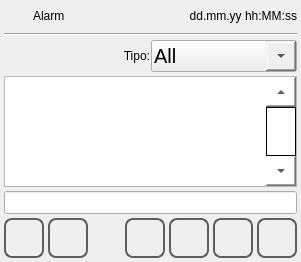
<?xml version="1.0" encoding="UTF-8"?>
<ui version="4.0">
 <class>alarms</class>
 <widget class="QWidget" name="alarms">
  <property name="geometry">
   <rect>
    <x>0</x>
    <y>0</y>
    <width>301</width>
    <height>262</height>
   </rect>
  </property>
  <property name="sizePolicy">
   <sizepolicy hsizetype="Preferred" vsizetype="Preferred">
    <horstretch>0</horstretch>
    <verstretch>0</verstretch>
   </sizepolicy>
  </property>
  <property name="minimumSize">
   <size>
    <width>0</width>
    <height>0</height>
   </size>
  </property>
  <property name="windowTitle">
   <string>alarms</string>
  </property>
  <property name="styleSheet">
   <string notr="true"/>
  </property>
  <layout class="QVBoxLayout" name="verticalLayout">
   <property name="spacing">
    <number>4</number>
   </property>
   <property name="margin">
    <number>4</number>
   </property>
   <item>
    <layout class="QHBoxLayout" name="horizontalLayout">
     <property name="sizeConstraint">
      <enum>QLayout::SetMinimumSize</enum>
     </property>
     <item>
      <widget class="QLabel" name="labelIcon">
       <property name="minimumSize">
        <size>
         <width>25</width>
         <height>25</height>
        </size>
       </property>
       <property name="maximumSize">
        <size>
         <width>25</width>
         <height>25</height>
        </size>
       </property>
       <property name="focusPolicy">
        <enum>Qt::NoFocus</enum>
       </property>
       <property name="styleSheet">
        <string notr="true">border-image: url(:/libicons/img/Error.png);</string>
       </property>
       <property name="text">
        <string/>
       </property>
      </widget>
     </item>
     <item>
      <widget class="QLabel" name="labelTitle">
       <property name="sizePolicy">
        <sizepolicy hsizetype="Preferred" vsizetype="Fixed">
         <horstretch>0</horstretch>
         <verstretch>0</verstretch>
        </sizepolicy>
       </property>
       <property name="focusPolicy">
        <enum>Qt::NoFocus</enum>
       </property>
       <property name="text">
        <string>Alarm</string>
       </property>
      </widget>
     </item>
     <item>
      <widget class="QLabel" name="labelUserName">
       <property name="text">
        <string/>
       </property>
      </widget>
     </item>
     <item>
      <widget class="QLabel" name="labelDataOra">
       <property name="sizePolicy">
        <sizepolicy hsizetype="Preferred" vsizetype="Fixed">
         <horstretch>0</horstretch>
         <verstretch>0</verstretch>
        </sizepolicy>
       </property>
       <property name="focusPolicy">
        <enum>Qt::NoFocus</enum>
       </property>
       <property name="text">
        <string>dd.mm.yy hh:MM:ss</string>
       </property>
       <property name="alignment">
        <set>Qt::AlignRight|Qt::AlignTrailing|Qt::AlignVCenter</set>
       </property>
      </widget>
     </item>
    </layout>
   </item>
   <item>
    <widget class="Line" name="line">
     <property name="focusPolicy">
      <enum>Qt::NoFocus</enum>
     </property>
     <property name="orientation">
      <enum>Qt::Horizontal</enum>
     </property>
    </widget>
   </item>
   <item>
    <layout class="QHBoxLayout" name="horizontalLayout_4">
     <property name="spacing">
      <number>1</number>
     </property>
     <item>
      <widget class="QLabel" name="labelType">
       <property name="focusPolicy">
        <enum>Qt::NoFocus</enum>
       </property>
       <property name="text">
        <string>Tipo:</string>
       </property>
       <property name="alignment">
        <set>Qt::AlignRight|Qt::AlignTrailing|Qt::AlignVCenter</set>
       </property>
      </widget>
     </item>
     <item>
      <widget class="QComboBox" name="comboBoxType">
       <property name="focusPolicy">
        <enum>Qt::NoFocus</enum>
       </property>
       <property name="styleSheet">
        <string notr="true">/* Combobox item */
QAbstractItemView {
	/* padding of each item (top,right,bottom,left) */
	padding: 2 0 2 0;
	font-size: 14px;
}

/* Sets up scrollbar size, border, color */
QScrollBar:vertical {
	width: 30px;
	/* margin sets up how far the handle can travel (top,right,bottom,left) */
	margin: 30px 0px 30px 0px;
}

/* Sets up the color and height of handle (cursor) */
QScrollBar::handle:vertical {
	min-height:30px;
}

/* bottom button (set height at 0px to remove)*/
QScrollBar::add-line:vertical {
	height: 30px;
	subcontrol-position: bottom;
	subcontrol-origin: margin;
}

/* top button (set height at 0px to remove)*/
QScrollBar::sub-line:vertical {
	height: 30px;
	subcontrol-position: top;
	subcontrol-origin: margin;
	background-color: rgb(0, 255, 0);
}

/* need this to get rid of crosshatching on scrollbar background */
QScrollBar::add-page:vertical, QScrollBar::sub-page:vertical {
	background: none;
}

/* Combobox main item */
QComboBox {
	padding-left: 2px;
	font-size: 20px;
	min-height: 30px;
}

/* drop down button */
QComboBox::drop-down {
	min-width: 30px;
}
</string>
       </property>
       <item>
        <property name="text">
         <string>All</string>
        </property>
       </item>
       <item>
        <property name="text">
         <string>Alarm</string>
        </property>
       </item>
       <item>
        <property name="text">
         <string>Event</string>
        </property>
       </item>
      </widget>
     </item>
    </layout>
   </item>
   <item>
    <widget class="QListWidget" name="listWidget">
     <property name="font">
      <font>
       <family>DejaVu Sans Mono</family>
       <pointsize>16</pointsize>
       <weight>50</weight>
       <italic>false</italic>
       <bold>false</bold>
      </font>
     </property>
     <property name="focusPolicy">
      <enum>Qt::NoFocus</enum>
     </property>
     <property name="styleSheet">
      <string notr="true">QListWidget
{
        font: 16pt &quot;DejaVu Sans Mono&quot;;
}
QScrollBar:vertical
{
        border-top: 30px solid #999999;
        border-bottom: 30px solid #999999;
        background:white;
        width:30px;    
        margin: 0px 0px 0px 0px;
}
QScrollBar::handle:vertical 
{
        border: 1px solid black;
	    background: rgb(255, 255, 255);
        min-height: 10px;
}
QScrollBar::add-line:vertical
{
        height: 30px;
	    background: rgb(255, 255, 255);
        subcontrol-position: bottom;
        subcontrol-origin: margin;
	image: url(:/libicons/img/Down.png);
}
QScrollBar::sub-line:vertical 
{
       height: 30px;
	    background: rgb(255, 255, 255);
        subcontrol-position: top;
	    subcontrol-origin: margin;
	image: url(:/libicons/img/Up.png);
}

QScrollBar:horizontal
{
        border-left: 30px solid #999999;
        border-right: 30px solid #999999;
        background:white;
        height:30px;    
        margin: 0px 0px 0px 0px;
}
QScrollBar::handle:horizontal 
{
        border: 1px solid black;
	    background: rgb(255, 255, 255);
        min-width: 10px;
}
QScrollBar::add-line:horizontal
{
        width: 30px;
	    background: rgb(255, 255, 255);
        subcontrol-position: left;
        subcontrol-origin: margin;
	image: url(:/icons/img/left.png);
}
QScrollBar::sub-line:horizontal 
{
       width: 30px;
	    background: rgb(255, 255, 255);
        subcontrol-position: right;
	    subcontrol-origin: margin;
	image: url(:/icons/img/right.png);
}</string>
     </property>
     <property name="verticalScrollBarPolicy">
      <enum>Qt::ScrollBarAlwaysOn</enum>
     </property>
     <property name="horizontalScrollBarPolicy">
      <enum>Qt::ScrollBarAsNeeded</enum>
     </property>
     <property name="alternatingRowColors">
      <bool>true</bool>
     </property>
    </widget>
   </item>
   <item>
    <widget class="QLineEdit" name="lineEditStatus">
     <property name="font">
      <font>
       <family>DejaVu Sans Mono</family>
      </font>
     </property>
     <property name="focusPolicy">
      <enum>Qt::NoFocus</enum>
     </property>
    </widget>
   </item>
   <item>
    <layout class="QHBoxLayout" name="horizontalLayout_2">
     <property name="spacing">
      <number>4</number>
     </property>
     <item>
      <widget class="QPushButton" name="pushButtonHome">
       <property name="sizePolicy">
        <sizepolicy hsizetype="Minimum" vsizetype="Fixed">
         <horstretch>60</horstretch>
         <verstretch>60</verstretch>
        </sizepolicy>
       </property>
       <property name="minimumSize">
        <size>
         <width>40</width>
         <height>40</height>
        </size>
       </property>
       <property name="maximumSize">
        <size>
         <width>40</width>
         <height>40</height>
        </size>
       </property>
       <property name="focusPolicy">
        <enum>Qt::NoFocus</enum>
       </property>
       <property name="styleSheet">
        <string notr="true">QPushButton
{
border: 2px solid  rgb(94, 94, 94);
border-radius: 8px;
qproperty-icon: url(:/libicons/img/Home.png);
qproperty-iconSize: 24px 24px;
qproperty-focusPolicy: NoFocus;
}
QPushButton:pressed
{
border: 2px solid  rgb(194, 194, 194);
background-color:  rgb(255, 255, 127);
}
QPushButton:disabled
{
border: 2px solid  rgb(194, 194, 194);
}
</string>
       </property>
       <property name="text">
        <string/>
       </property>
      </widget>
     </item>
     <item>
      <widget class="QPushButton" name="pushButtonBack">
       <property name="sizePolicy">
        <sizepolicy hsizetype="Minimum" vsizetype="Fixed">
         <horstretch>60</horstretch>
         <verstretch>60</verstretch>
        </sizepolicy>
       </property>
       <property name="minimumSize">
        <size>
         <width>40</width>
         <height>40</height>
        </size>
       </property>
       <property name="maximumSize">
        <size>
         <width>40</width>
         <height>40</height>
        </size>
       </property>
       <property name="focusPolicy">
        <enum>Qt::NoFocus</enum>
       </property>
       <property name="styleSheet">
        <string notr="true">QPushButton
{
border: 2px solid  rgb(94, 94, 94);
border-radius: 8px;
qproperty-icon: url(:/libicons/img/Go_back.png);
qproperty-iconSize: 24px 24px;
qproperty-focusPolicy: NoFocus;
}
QPushButton:pressed
{
border: 2px solid  rgb(194, 194, 194);
background-color:  rgb(255, 255, 127);
}
QPushButton:disabled
{
border: 2px solid  rgb(194, 194, 194);
}
</string>
       </property>
       <property name="text">
        <string/>
       </property>
      </widget>
     </item>
     <item>
      <spacer name="horizontalSpacer">
       <property name="focusPolicy">
        <enum>Qt::NoFocus</enum>
       </property>
       <property name="orientation">
        <enum>Qt::Horizontal</enum>
       </property>
       <property name="sizeHint" stdset="0">
        <size>
         <width>40</width>
         <height>20</height>
        </size>
       </property>
      </spacer>
     </item>
     <item>
      <widget class="QPushButton" name="pushButtonACK">
       <property name="sizePolicy">
        <sizepolicy hsizetype="Minimum" vsizetype="Fixed">
         <horstretch>60</horstretch>
         <verstretch>60</verstretch>
        </sizepolicy>
       </property>
       <property name="minimumSize">
        <size>
         <width>40</width>
         <height>40</height>
        </size>
       </property>
       <property name="maximumSize">
        <size>
         <width>40</width>
         <height>40</height>
        </size>
       </property>
       <property name="focusPolicy">
        <enum>Qt::NoFocus</enum>
       </property>
       <property name="styleSheet">
        <string notr="true">QPushButton
{
border: 2px solid  rgb(94, 94, 94);
border-radius: 8px;
qproperty-icon: url(:/libicons/img/Thumbs_up.png);
qproperty-iconSize: 24px 24px;
qproperty-focusPolicy: NoFocus;
}
QPushButton:pressed
{
border: 2px solid  rgb(194, 194, 194);
background-color:  rgb(255, 255, 127);
}
QPushButton:disabled
{
border: 2px solid  rgb(194, 194, 194);
}
</string>
       </property>
       <property name="text">
        <string/>
       </property>
      </widget>
     </item>
     <item>
      <widget class="QPushButton" name="pushButtonACKall">
       <property name="minimumSize">
        <size>
         <width>40</width>
         <height>40</height>
        </size>
       </property>
       <property name="maximumSize">
        <size>
         <width>40</width>
         <height>40</height>
        </size>
       </property>
       <property name="focusPolicy">
        <enum>Qt::NoFocus</enum>
       </property>
       <property name="styleSheet">
        <string notr="true">QPushButton
{
border: 2px solid  rgb(94, 94, 94);
border-radius: 8px;
qproperty-icon: url(:/libicons/img/Apply.png);
qproperty-iconSize: 24px 24px;
qproperty-focusPolicy: NoFocus;
}
QPushButton:pressed
{
border: 2px solid  rgb(194, 194, 194);
background-color:  rgb(255, 255, 127);
}
QPushButton:disabled
{
border: 2px solid  rgb(194, 194, 194);
}
</string>
       </property>
       <property name="text">
        <string/>
       </property>
      </widget>
     </item>
     <item>
      <widget class="QPushButton" name="pushButtonHornACK">
       <property name="minimumSize">
        <size>
         <width>40</width>
         <height>40</height>
        </size>
       </property>
       <property name="maximumSize">
        <size>
         <width>40</width>
         <height>40</height>
        </size>
       </property>
       <property name="styleSheet">
        <string notr="true">QPushButton
{
border: 2px solid  rgb(94, 94, 94);
border-radius: 8px;
qproperty-icon: url(:/libicons/img/Silence.png);
qproperty-iconSize: 24px 24px;
qproperty-focusPolicy: NoFocus;
}
QPushButton:pressed
{
border: 2px solid  rgb(194, 194, 194);
background-color:  rgb(255, 255, 127);
}
QPushButton:disabled
{
border: 2px solid  rgb(194, 194, 194);
}
</string>
       </property>
       <property name="text">
        <string/>
       </property>
      </widget>
     </item>
     <item>
      <widget class="QPushButton" name="pushButtonHistory">
       <property name="minimumSize">
        <size>
         <width>40</width>
         <height>40</height>
        </size>
       </property>
       <property name="maximumSize">
        <size>
         <width>40</width>
         <height>40</height>
        </size>
       </property>
       <property name="focusPolicy">
        <enum>Qt::NoFocus</enum>
       </property>
       <property name="styleSheet">
        <string notr="true">QPushButton
{
border: 2px solid  rgb(94, 94, 94);
border-radius: 8px;
qproperty-icon: url(:/libicons/img/History.png);
qproperty-iconSize: 24px 24px;
qproperty-focusPolicy: NoFocus;
}
QPushButton:pressed
{
border: 2px solid  rgb(194, 194, 194);
background-color:  rgb(255, 255, 127);
}
QPushButton:disabled
{
border: 2px solid  rgb(194, 194, 194);
}
</string>
       </property>
       <property name="text">
        <string/>
       </property>
      </widget>
     </item>
    </layout>
   </item>
  </layout>
 </widget>
 <resources/>
 <connections/>
</ui>
